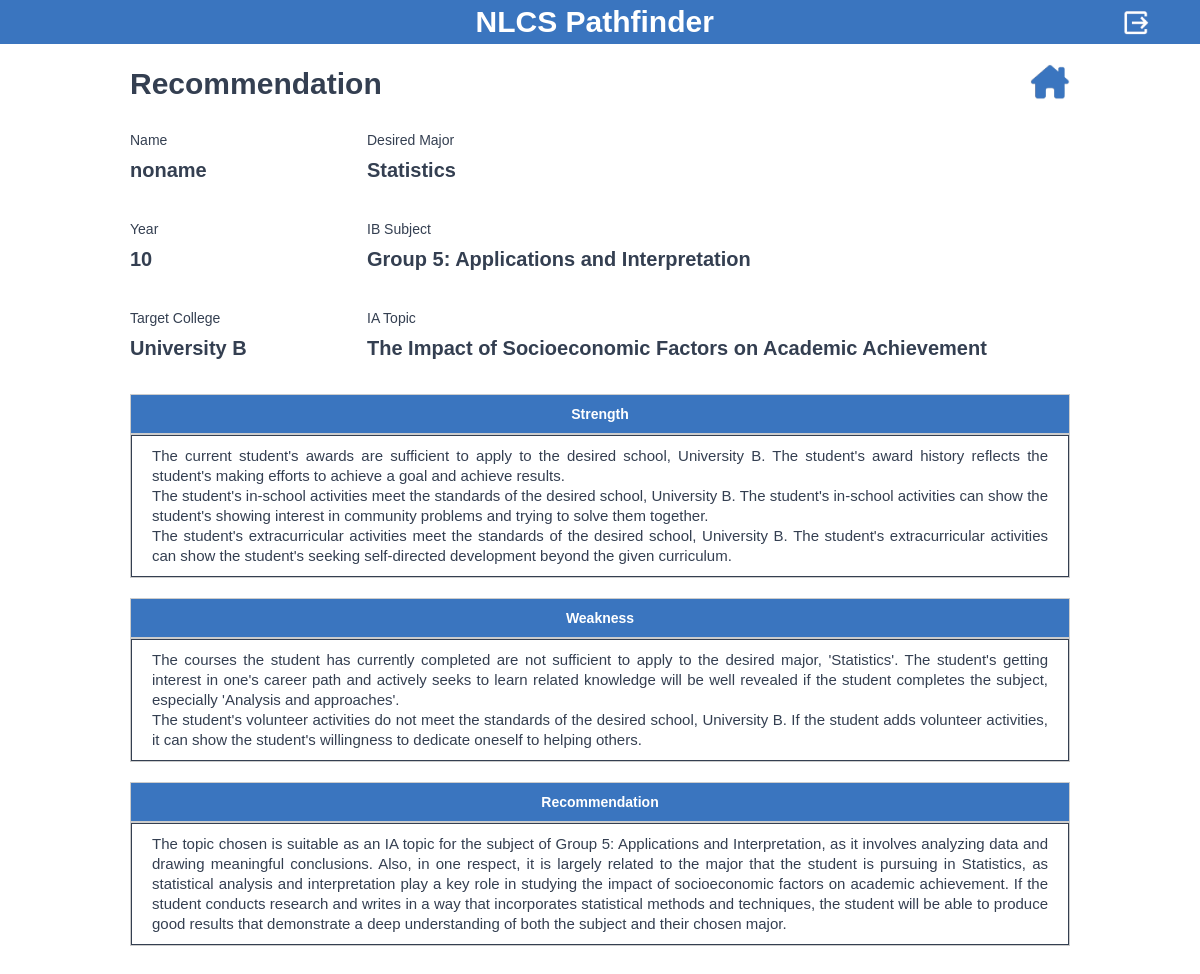
Before: /counselor-studdashboarddetail/1/ (signed in) with the older database file.
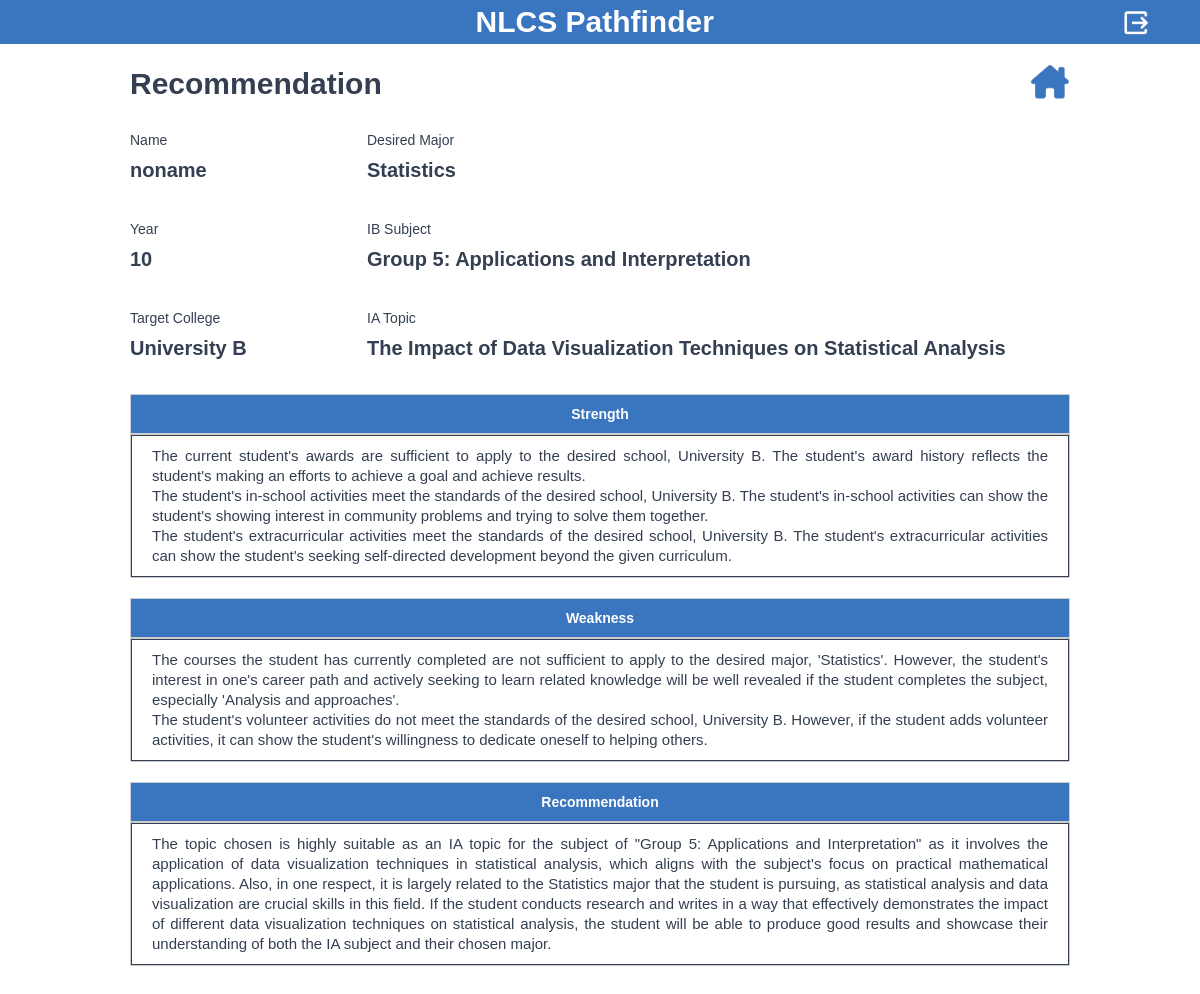
After: the same page with the newer database file.
### student/models.py (models this page shows, shortened)
class Student(models.Model):
    GRADE_CHOICES = [
        (10, 'Year 10'),
        (11, 'Year 11'),
        (12, 'Year 12'),
        (13, 'Year 13'),
    ]
    name = models.TextField(max_length=60, default="noname")
    grade = models.IntegerField(choices=GRADE_CHOICES)
    university = models.ForeignKey(University, on_delete=models.CASCADE, default=None)
    major = models.ForeignKey(Major, on_delete=models.CASCADE)
    ib_subject = models.TextField(max_length=60, null=True)
    ib_ia_title = models.TextField(max_length=250, null=True)
    strength = models.TextField(max_length=5000, null=True)
    weakness = models.TextField(max_length=5000, null=True)
    recommendation = models.TextField(max_length=5000, null=True)
    is_active = models.BooleanField(default=True)

### manager/models.py (models this page shows)
class Major(models.Model):
    name = models.CharField(max_length=50)
    def __str__(self):
        return self.name

class University(models.Model):
    name = models.CharField(max_length=50)
    def __str__(self):
        return self.name

### counselor/views.py (the view)
# urls.py: path('counselor-studdashboarddetail/<int:id>/', views.counselor_studdashboarddetail, name='counselor-studdashboarddetail'),
@login_required
def counselor_studdashboarddetail(request, id):
    student = Student.objects.get(id = id)
    ib_subject = student.ib_subject
    ib_ia_title = student.ib_ia_title
    strength = student.strength.split("^&*")
    weakness = student.weakness.split("^&*")
    recommendation = student.recommendation
    context = {
        'student': student,
        'ib_subject': ib_subject,
        'ib_ia_title': ib_ia_title,
        'strength': strength,
        'weakness': weakness,
        'recommendation': recommendation,
    }
    return render(request, 'counselor_studdashboarddetail.html', context)

### counselor/templates/counselor_studdashboarddetail.html (shortened to what the changed rows need)
<!DOCTYPE html>
<html data-wf-page="65db5af2fe344825a4f063c1" data-wf-site="65dae9a8aed2bddc7d4faf42">
<head>
  {% load static %}
  <link href="{% static 'css/normalize.css' %}" rel="stylesheet" type="text/css">
  <link href="{% static 'css/webflow.css' %}" rel="stylesheet" type="text/css">
  <link href="{% static 'css/2024-ia-gyumin.webflow.css' %}" rel="stylesheet" type="text/css">
</head>
<body class="body">
  <section class="sectionmaintitle sectionheader sectionheaderlogout">
    <h1 class="headingmaintitle">                NLCS Pathfinder</h1>
  </section>
  <section class="sectionrec">
    <div class="w-layout-blockcontainer containerstdregheader w-container">
      <div class="divstdregessentialheader">
        <div id="w-node-f18b932d-7f52-d60e-bbf3-5157eddd1049-a4f063c1" class="divstdregheaderleft">
          <h1 class="headingstdregheaderleft">Recommendation</h1>
        </div>
      </div>
    </div>
    <div class="w-layout-blockcontainer containerrecommendation w-container">
      <div id="w-node-_31cb8c48-c6b6-4ee9-484a-44e510db829a-a4f063c1" class="divrecommendationgrid">
        <div id="w-node-_6337c2bb-6d05-7e19-bc1a-69af9911879f-a4f063c1" class="divstddetailsgridcell">
          <div id="w-node-_0bec5a0f-3515-0c3f-e656-3a736a4f3a5c-a4f063c1" class="divstddetailsgridcelllabel">Name</div>
          <div id="w-node-f888b466-d6f9-406c-fd88-754f641e01c6-a4f063c1" class="divstddetailsgridcellcontent">{{ student.name }}</div>
        </div>
        <div id="w-node-de9f05ff-606e-d6b5-418a-50b121fe6917-a4f063c1" class="divstddetailsgridcell">
          <div id="w-node-de9f05ff-606e-d6b5-418a-50b121fe6918-a4f063c1" class="divstddetailsgridcelllabel">Desired Major</div>
          <div id="w-node-de9f05ff-606e-d6b5-418a-50b121fe691a-a4f063c1" class="divstddetailsgridcellcontent">{{ student.major }}</div>
        </div>
        <div id="w-node-_887629a5-cd5c-cc53-76d9-f7a144366c26-a4f063c1" class="divstddetailsgridcell">
          <div id="w-node-_887629a5-cd5c-cc53-76d9-f7a144366c27-a4f063c1" class="divstddetailsgridcelllabel">Year</div>
          <div id="w-node-_887629a5-cd5c-cc53-76d9-f7a144366c28-a4f063c1" class="divstddetailsgridcellcontent">{{ student.grade }}</div>
        </div>
        <div id="w-node-_7fb6fca1-164f-e678-3d47-6418304af37d-a4f063c1" class="divstddetailsgridcell">
          <div id="w-node-_7fb6fca1-164f-e678-3d47-6418304af37e-a4f063c1" class="divstddetailsgridcelllabel">IB Subject</div>
          <div id="w-node-_7fb6fca1-164f-e678-3d47-6418304af37f-a4f063c1" class="divstddetailsgridcellcontent">{{ ib_subject }}</div>
        </div>
        <div id="w-node-adf3a464-83e3-f716-4ae4-14688e3dbd35-a4f063c1" class="divstddetailsgridcell">
          <div id="w-node-adf3a464-83e3-f716-4ae4-14688e3dbd36-a4f063c1" class="divstddetailsgridcelllabel">Target College</div>
          <div id="w-node-adf3a464-83e3-f716-4ae4-14688e3dbd37-a4f063c1" class="divstddetailsgridcellcontent">{{ student.university }}</div>
        </div>
        <div id="w-node-_1e5ebb4a-c6ff-1167-b9b3-5b6a1fe51922-a4f063c1" class="divstddetailsgridcell">
          <div id="w-node-_1e5ebb4a-c6ff-1167-b9b3-5b6a1fe51923-a4f063c1" class="divstddetailsgridcelllabel">IA Topic</div>
          <div id="w-node-_1e5ebb4a-c6ff-1167-b9b3-5b6a1fe51925-a4f063c1" class="divstddetailsgridcellcontent">{{ ib_ia_title }}</div>
        </div>
      </div>
    </div>
    <div class="w-layout-blockcontainer containerrecommendationswr w-container">
      <div class="divrecommendationswrtable">
        <div id="w-node-_179c3a27-b557-71e4-c74d-f36f7d2376ff-a4f063c1" class="divrecommendationswrtabledata">
          <h1 class="headingrecommendationresult">
          {% for s in strength %}
            {{ s }}
            <br>
          {% endfor %}
          </h1>
        </div>
      </div>
    </div>
    <div class="w-layout-blockcontainer containerrecommendationswr w-container">
      <div class="divrecommendationswrtable">
        <div id="w-node-_18780015-a36c-6f9d-6ac4-621dce08bd0c-a4f063c1" class="divrecommendationswrtabledata">
          <h1 class="headingrecommendationresult">
          {% for w in weakness %}
            {{ w }}
            <br>
          {% endfor %}
          </h1>
        </div>
      </div>
    </div>
    <div class="w-layout-blockcontainer containerrecommendationswr w-container">
      <div class="divrecommendationswrtable">
        <div id="w-node-_9f1dc59d-0c35-342c-f1a6-8881f20c44a2-a4f063c1" class="divrecommendationswrtabledata">
          <h1 class="headingrecommendationresult">{{ recommendation }}</h1>
        </div>
      </div>
    </div>
  </section>
</body>
</html>

Changed rows visible on the page:
changed Student "noname": ib_ia_title "The Impact of Socioeconomic Factors on Academic Achievement" → "The Impact of Data Visualization Techniques on Statistical Analysis"; recommendation "The topic chosen is suitable as an IA topic for the subject of Group 5: Applications and Interpretation, as it involves analyzing data and drawing meaningful conclusions. Also, in one respect, it is largely related to the major that the student is pursuing in Statistics, as statistical analysis and interpretation play a key role in studying the impact of socioeconomic factors on academic achievement. If the student conducts research and writes in a way that incorporates statistical methods and techniques, the student will be able to produce good results that demonstrate a deep understanding of both the subject and their chosen…" → "The topic chosen is highly suitable as an IA topic for the subject of \"Group 5: Applications and Interpretation\" as it involves the application of data visualization techniques in statistical analysis, which aligns with the subject's focus on practical mathematical applications. Also, in one respect, it is largely related to the Statistics major that the student is pursuing, as statistical analysis and data visualization are crucial skills in this field. If the student conducts research and writes in a way that effectively demonstrates the impact of different data visualization techniques on statistical analysis, the student will be able to produce good results and showcase their…"
Other visible differences:
new list line: "The current student's awards are sufficient to apply to the desired school, University B. The student's award history reflects the student's making an efforts to achieve a goal and achieve results."
new list line: "The courses the student has currently completed are not sufficient to apply to the desired major, 'Statistics'. However, the student's interest in one's career path and actively seeking to learn related knowledge will be well revealed if the student completes the subject, especially 'Analysis and approaches'."
new list line: "The student's volunteer activities do not meet the standards of the desired school, University B. However, if the student adds volunteer activities, it can show the student's willingness to dedicate oneself to helping others."
list line gone: "The current student's awards are sufficient to apply to the desired school, University B. The student's award history reflects the student's making efforts to achieve a goal and achieve results."
list line gone: "The courses the student has currently completed are not sufficient to apply to the desired major, 'Statistics'. The student's getting interest in one's career path and actively seeks to learn related knowledge will be well revealed if the student completes the subject, especially 'Analysis and approaches'."
list line gone: "The student's volunteer activities do not meet the standards of the desired school, University B. If the student adds volunteer activities, it can show the student's willingness to dedicate oneself to helping others."
